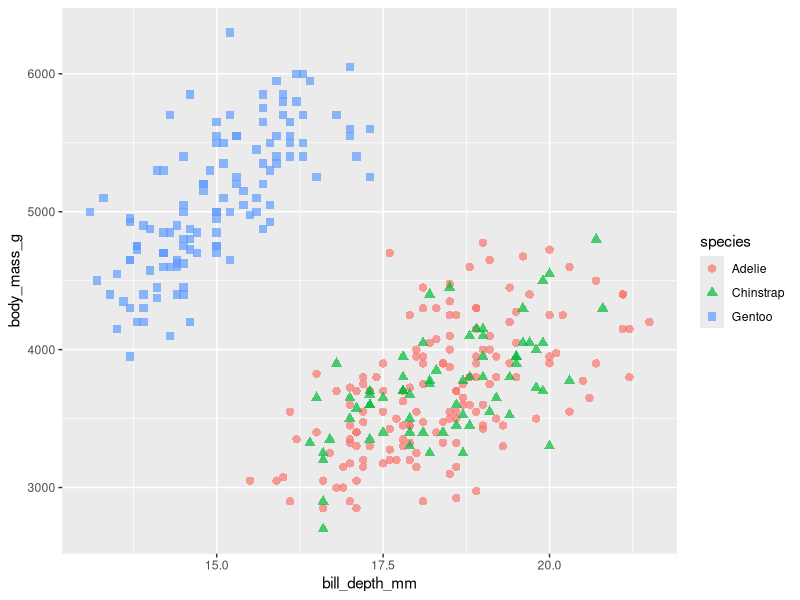

Source code (R):

# ---Load packages---
library(palmerpenguins)
library(tidyverse)


# ---Plot---
mass_bill <- ggplot(data = palmerpenguins::penguins, 
                       aes(x = bill_depth_mm,
                           y = body_mass_g)) +
  geom_point(aes(color = species, 
                 shape = species),
             size = 2.5,
             alpha = 0.7)

mass_bill

# end